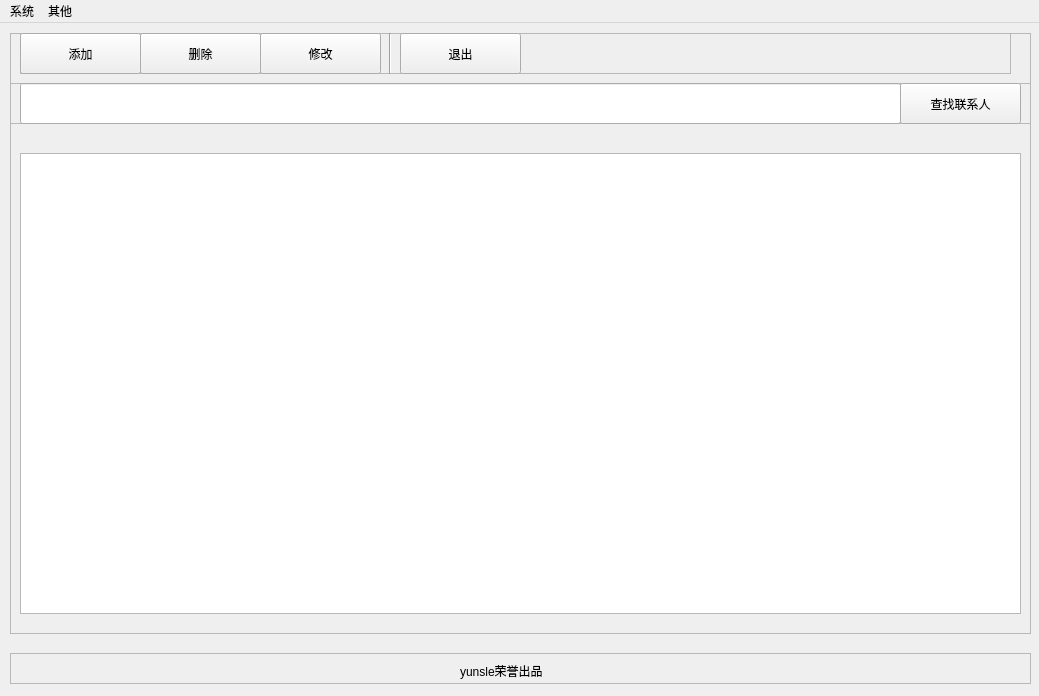
<?xml version="1.0" encoding="UTF-8"?>
<ui version="4.0">
 <class>MainWindow</class>
 <widget class="QMainWindow" name="MainWindow">
  <property name="enabled">
   <bool>true</bool>
  </property>
  <property name="geometry">
   <rect>
    <x>0</x>
    <y>0</y>
    <width>1039</width>
    <height>696</height>
   </rect>
  </property>
  <property name="cursor">
   <cursorShape>ArrowCursor</cursorShape>
  </property>
  <property name="windowTitle">
   <string>通讯备忘录</string>
  </property>
  <widget class="QWidget" name="centralwidget">
   <widget class="QFrame" name="bottomFrame">
    <property name="geometry">
     <rect>
      <x>10</x>
      <y>630</y>
      <width>1021</width>
      <height>31</height>
     </rect>
    </property>
    <property name="frameShape">
     <enum>QFrame::StyledPanel</enum>
    </property>
    <property name="frameShadow">
     <enum>QFrame::Raised</enum>
    </property>
    <widget class="QLabel" name="label">
     <property name="geometry">
      <rect>
       <x>450</x>
       <y>10</y>
       <width>111</width>
       <height>16</height>
      </rect>
     </property>
     <property name="text">
      <string>yunsle荣誉出品</string>
     </property>
    </widget>
   </widget>
   <widget class="QFrame" name="mainFrame">
    <property name="geometry">
     <rect>
      <x>10</x>
      <y>10</y>
      <width>1021</width>
      <height>601</height>
     </rect>
    </property>
    <property name="frameShape">
     <enum>QFrame::StyledPanel</enum>
    </property>
    <property name="frameShadow">
     <enum>QFrame::Raised</enum>
    </property>
    <widget class="QFrame" name="searchFrame">
     <property name="geometry">
      <rect>
       <x>0</x>
       <y>50</y>
       <width>1021</width>
       <height>41</height>
      </rect>
     </property>
     <property name="frameShape">
      <enum>QFrame::StyledPanel</enum>
     </property>
     <property name="frameShadow">
      <enum>QFrame::Raised</enum>
     </property>
     <widget class="QLineEdit" name="searchLineEdit">
      <property name="geometry">
       <rect>
        <x>10</x>
        <y>0</y>
        <width>881</width>
        <height>41</height>
       </rect>
      </property>
     </widget>
     <widget class="QPushButton" name="searchButton">
      <property name="geometry">
       <rect>
        <x>890</x>
        <y>0</y>
        <width>121</width>
        <height>41</height>
       </rect>
      </property>
      <property name="text">
       <string>查找联系人</string>
      </property>
     </widget>
     <zorder>searchLineEdit</zorder>
     <zorder>searchButton</zorder>
     <zorder>tabWidget</zorder>
    </widget>
    <widget class="QTableView" name="mainTable">
     <property name="geometry">
      <rect>
       <x>10</x>
       <y>120</y>
       <width>1001</width>
       <height>461</height>
      </rect>
     </property>
    </widget>
    <widget class="QFrame" name="frame">
     <property name="geometry">
      <rect>
       <x>10</x>
       <y>0</y>
       <width>991</width>
       <height>41</height>
      </rect>
     </property>
     <property name="frameShape">
      <enum>QFrame::StyledPanel</enum>
     </property>
     <property name="frameShadow">
      <enum>QFrame::Raised</enum>
     </property>
     <widget class="QPushButton" name="addButton">
      <property name="geometry">
       <rect>
        <x>0</x>
        <y>0</y>
        <width>121</width>
        <height>41</height>
       </rect>
      </property>
      <property name="text">
       <string>添加</string>
      </property>
     </widget>
     <widget class="QPushButton" name="delButton">
      <property name="geometry">
       <rect>
        <x>120</x>
        <y>0</y>
        <width>121</width>
        <height>41</height>
       </rect>
      </property>
      <property name="text">
       <string>删除</string>
      </property>
     </widget>
     <widget class="QPushButton" name="changeButton">
      <property name="geometry">
       <rect>
        <x>240</x>
        <y>0</y>
        <width>121</width>
        <height>41</height>
       </rect>
      </property>
      <property name="text">
       <string>修改</string>
      </property>
     </widget>
     <widget class="Line" name="line">
      <property name="geometry">
       <rect>
        <x>360</x>
        <y>0</y>
        <width>20</width>
        <height>41</height>
       </rect>
      </property>
      <property name="orientation">
       <enum>Qt::Vertical</enum>
      </property>
     </widget>
     <widget class="QPushButton" name="quitButton">
      <property name="geometry">
       <rect>
        <x>380</x>
        <y>0</y>
        <width>121</width>
        <height>41</height>
       </rect>
      </property>
      <property name="text">
       <string>退出</string>
      </property>
     </widget>
    </widget>
   </widget>
  </widget>
  <widget class="QMenuBar" name="menuBar">
   <property name="geometry">
    <rect>
     <x>0</x>
     <y>0</y>
     <width>1039</width>
     <height>26</height>
    </rect>
   </property>
   <widget class="QMenu" name="sysMenu">
    <property name="title">
     <string>系统</string>
    </property>
    <addaction name="actionChange"/>
    <addaction name="actionQuit"/>
   </widget>
   <widget class="QMenu" name="elseMenu">
    <property name="title">
     <string>其他</string>
    </property>
    <addaction name="actionAbout"/>
   </widget>
   <addaction name="sysMenu"/>
   <addaction name="elseMenu"/>
  </widget>
  <action name="actionQuit">
   <property name="text">
    <string>退出</string>
   </property>
   <property name="toolTip">
    <string>退出</string>
   </property>
  </action>
  <action name="actionChange">
   <property name="text">
    <string>修改密码</string>
   </property>
   <property name="toolTip">
    <string>修改密码</string>
   </property>
  </action>
  <action name="actionAbout">
   <property name="text">
    <string>关于</string>
   </property>
   <property name="toolTip">
    <string>关于</string>
   </property>
  </action>
 </widget>
 <resources/>
 <connections>
  <connection>
   <sender>quitButton</sender>
   <signal>clicked()</signal>
   <receiver>MainWindow</receiver>
   <slot>clickQuitButton()</slot>
   <hints>
    <hint type="sourcelabel">
     <x>489</x>
     <y>63</y>
    </hint>
    <hint type="destinationlabel">
     <x>573</x>
     <y>650</y>
    </hint>
   </hints>
  </connection>
  <connection>
   <sender>addButton</sender>
   <signal>clicked()</signal>
   <receiver>MainWindow</receiver>
   <slot>clickAddButton()</slot>
   <hints>
    <hint type="sourcelabel">
     <x>95</x>
     <y>66</y>
    </hint>
    <hint type="destinationlabel">
     <x>148</x>
     <y>645</y>
    </hint>
   </hints>
  </connection>
  <connection>
   <sender>delButton</sender>
   <signal>clicked()</signal>
   <receiver>MainWindow</receiver>
   <slot>clickDelButton()</slot>
   <hints>
    <hint type="sourcelabel">
     <x>193</x>
     <y>63</y>
    </hint>
    <hint type="destinationlabel">
     <x>301</x>
     <y>644</y>
    </hint>
   </hints>
  </connection>
  <connection>
   <sender>changeButton</sender>
   <signal>clicked()</signal>
   <receiver>MainWindow</receiver>
   <slot>clickChangeButton()</slot>
   <hints>
    <hint type="sourcelabel">
     <x>305</x>
     <y>46</y>
    </hint>
    <hint type="destinationlabel">
     <x>436</x>
     <y>646</y>
    </hint>
   </hints>
  </connection>
  <connection>
   <sender>searchButton</sender>
   <signal>clicked()</signal>
   <receiver>MainWindow</receiver>
   <slot>clickSearchButton()</slot>
   <hints>
    <hint type="sourcelabel">
     <x>959</x>
     <y>108</y>
    </hint>
    <hint type="destinationlabel">
     <x>900</x>
     <y>650</y>
    </hint>
   </hints>
  </connection>
 </connections>
 <slots>
  <slot>clickQuitButton()</slot>
  <slot>clickAddButton()</slot>
  <slot>clickDelButton()</slot>
  <slot>clickChangeButton()</slot>
  <slot>clickSearchButton()</slot>
 </slots>
</ui>
